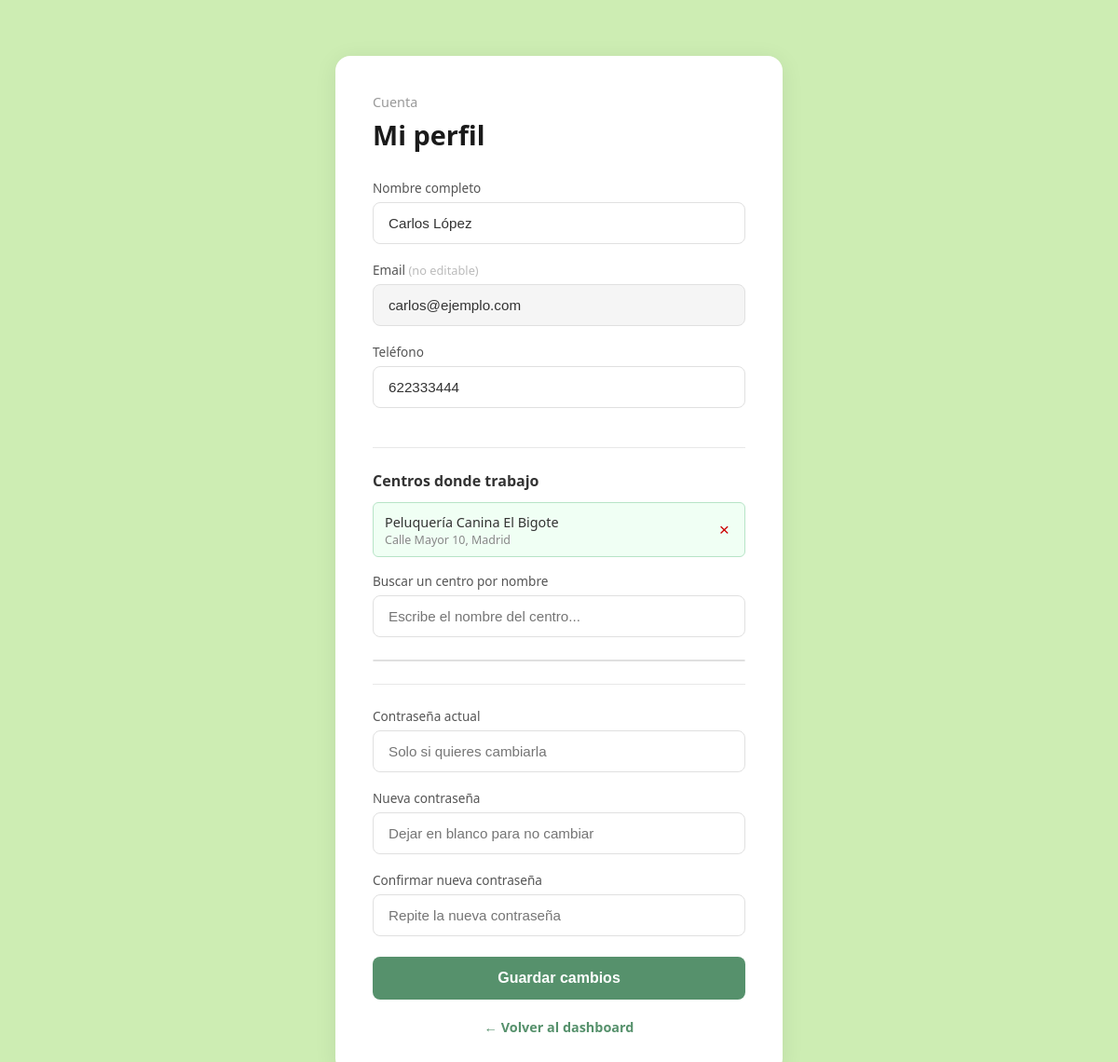
The page /perfil.php (signed in) on the database its author committed.
### tables this page shows
CREATE TABLE IF NOT EXISTS `usuarios` (
  `usuario_id` int(10) UNSIGNED NOT NULL AUTO_INCREMENT,
  `nombre_usuario` varchar(150) NOT NULL,
  `email_usuario` varchar(150) NOT NULL,
  `password_usuario` varchar(255) NOT NULL,
  `telefono_usuario` varchar(20) NOT NULL,
  `rol_usuario` enum('empleador','empleado') NOT NULL,
  `activo` tinyint(1) NOT NULL DEFAULT 1,
  `dia_creado` timestamp NOT NULL DEFAULT current_timestamp(),
  PRIMARY KEY (`usuario_id`),
  UNIQUE KEY `uq_email_usuario` (`email_usuario`)
);

CREATE TABLE IF NOT EXISTS `centros` (
  `centro_id` int(10) UNSIGNED NOT NULL AUTO_INCREMENT,
  `nombre_centro` varchar(150) NOT NULL,
  `telefono_centro` varchar(20) DEFAULT NULL,
  `localizacion_centro` varchar(150) DEFAULT NULL,
  `empleador_id` int(10) UNSIGNED NOT NULL,
  `activo` tinyint(1) NOT NULL DEFAULT 1,
  `dia_creado` timestamp NOT NULL DEFAULT current_timestamp(),
  PRIMARY KEY (`centro_id`),
  KEY `idx_centros_empleador` (`empleador_id`)
);

### perfil.php (the view, shortened to what this page needs)
<?php
require_once 'conexion.php';
$id = $_SESSION['usuario_id'];
$rol = $_SESSION['rol'];
$stmt = $pdo->prepare('SELECT nombre_usuario, email_usuario, telefono_usuario FROM usuarios WHERE usuario_id = ?');
$stmt->execute([$id]);
$usuario = $stmt->fetch();
$mis_centros = [];
if ($rol === 'empleado') {
    $stmt = $pdo->prepare('
        SELECT c.centro_id, c.nombre_centro, c.localizacion_centro
        FROM centros c
        INNER JOIN usuario_centro uc ON uc.centro_id = c.centro_id
        WHERE uc.usuario_id = ? AND c.activo = 1
        ORDER BY c.nombre_centro');
    $stmt->execute([$id]);
    $mis_centros = $stmt->fetchAll();
}
?>
<!DOCTYPE html>
<html lang="es">
<head>
    <link rel="stylesheet" href="assets/css/login_registro.css">
    <link rel="stylesheet" href="assets/css/perfil.css">
</head>
<body>
<div class="logo-top">
</div>
<div class="login-wrapper">
    <div class="login-container">
        <p class="subtitulo">Cuenta</p>
        <h1>Mi perfil</h1>
        <form action="procesar_perfil.php" method="POST">
            <label for="nombre">Nombre completo</label>
            <input type="text" id="nombre" name="nombre"
                   value="<?= htmlspecialchars($usuario['nombre_usuario']) ?>" required>
            <label for="email">Email <span class="label-aux">(no editable)</span></label>
            <input type="email" id="email"
                   value="<?= htmlspecialchars($usuario['email_usuario']) ?>"
                   class="campo-desactivado" disabled>
            <label for="telefono">Teléfono</label>
            <input type="tel" id="telefono" name="telefono"
                   value="<?= htmlspecialchars($usuario['telefono_usuario'] ?? '') ?>">
            <?php if ($rol === 'empleado'): ?>
                <hr class="separador">
                <p class="seccion-titulo">Centros donde trabajo</p>
                <ul class="centros-lista" id="mis-centros">
                    <?php if (empty($mis_centros)): ?>
                        <li class="sin-centros" id="msg-sin-centros">Aún no estás asociado a ningún centro.</li>
                    <?php else: ?>
                        <?php foreach ($mis_centros as $c): ?>
                            <li class="centro-item" data-id="<?= $c['centro_id'] ?>">
                                <div>
                                    <span><?= htmlspecialchars($c['nombre_centro']) ?></span>
                                    <small><?= htmlspecialchars($c['localizacion_centro'] ?? '') ?></small>
                                </div>
                                <button type="button" class="btn-salir" title="Dejar este centro">×</button>
                            </li>
                        <?php endforeach; ?>
                    <?php endif; ?>
                </ul>
                <label for="buscador">Buscar un centro por nombre</label>
                <input type="text" id="buscador" class="buscador-centros"
                       placeholder="Escribe el nombre del centro..." autocomplete="off">
                <ul class="resultados-lista" id="resultados"></ul>
            <?php endif; ?>
            <hr class="separador">
            <label for="password_actual">Contraseña actual</label>
            <input type="password" id="password_actual" name="password_actual"
                   placeholder="Solo si quieres cambiarla">
            <label for="password_nueva">Nueva contraseña</label>
            <input type="password" id="password_nueva" name="password_nueva"
                   placeholder="Dejar en blanco para no cambiar"
                   pattern="^(?=.*\d)(?=.*[^A-Za-z0-9\s]).{8,}$"
                   title="Mínimo 8 caracteres, al menos un número y un carácter especial">
            <label for="password_confirmar">Confirmar nueva contraseña</label>
            <input type="password" id="password_confirmar" name="password_confirmar"
                   placeholder="Repite la nueva contraseña">
            <button type="submit">Guardar cambios</button>
        </form>
        <p class="link-pie"><a href="dashboard.php">← Volver al dashboard</a></p>
    </div>
</div>
</body>
</html>

### assets/css/login_registro.css (style rules this page uses)
* { margin: 0; padding: 0; box-sizing: border-box; }
body { font-family: 'Segoe UI', Tahoma, Geneva, Verdana, sans-serif; background-color: #CDEDB3; min-height: 100vh; display: flex; flex-direction: column; }
.logo-top { padding: 20px 30px; }
.login-wrapper { flex: 1; display: flex; align-items: center; justify-content: center; padding: 20px; }
.login-container { background: white; border-radius: 16px; padding: 40px; width: 100%; max-width: 420px; box-shadow: 0 4px 24px rgba(0, 0, 0, 0.08); }
.subtitulo { color: #999; font-size: 0.9rem; margin-bottom: 6px; }
.login-container h1 { font-size: 1.8rem; font-weight: 700; color: #1a1a1a; margin-bottom: 28px; }
.login-container label { display: block; font-size: 0.85rem; color: #555; margin-bottom: 6px; }
.login-container input[type="text"], .login-container input[type="email"], .login-container input[type="password"], .login-container input[type="tel"] { width: 100%; padding: 13px 16px; border: 1.5px solid #e0e0e0; border-radius: 8px; font-size: 0.95rem; margin-bottom: 18px; outline: none; color: #333; transition: border-color 0.2s; }
.login-container button[type="submit"] { width: 100%; padding: 14px; background-color: #56916C; color: white; border: none; border-radius: 8px; font-size: 1rem; font-weight: 600; cursor: pointer; margin-top: 4px; transition: background-color 0.2s; }
.link-pie { text-align: center; margin-top: 20px; font-size: 0.9rem; color: #666; }
.link-pie a { color: #56916C; font-weight: 600; text-decoration: none; }

### assets/css/perfil.css (style rules this page uses)
.login-container { max-width: 480px; }
.campo-desactivado { background-color: #f5f5f5; color: #999; cursor: not-allowed; }
.separador { border: none; border-top: 1px solid #e8e8e8; margin: 24px 0; }
.label-aux { color: #bbb; font-size: 0.8rem; }
.seccion-titulo { font-size: 1rem; font-weight: 600; color: #333; margin-bottom: 12px; }
.centros-lista { list-style: none; margin-bottom: 16px; }
.centro-item { display: flex; justify-content: space-between; align-items: center; padding: 9px 12px; background: #f0fff4; border: 1px solid #b7e4c7; border-radius: 6px; margin-bottom: 6px; }
.centro-item span { font-size: 0.9rem; color: #333; }
.centro-item small { font-size: 0.78rem; color: #888; display: block; }
.btn-salir { background: none; border: none; color: #c00; cursor: pointer; font-size: 1.2rem; line-height: 1; padding: 0 4px; flex-shrink: 0; }
.buscador-centros { width: 100%; padding: 11px 16px; border: 1.5px solid #e0e0e0; border-radius: 8px; font-size: 0.95rem; outline: none; color: #333; transition: border-color 0.2s; }
.resultados-lista { list-style: none; margin-top: 6px; border: 1px solid #e0e0e0; border-radius: 8px; overflow: hidden; }

### rows shown on the page
usuarios: nombre "Carlos López", email_usuario "carlos@ejemplo.com", telefono "622333444"
centros: nombre_centro "Peluquería Canina El Bigote", localizacion_centro "Calle Mayor 10, Madrid"
